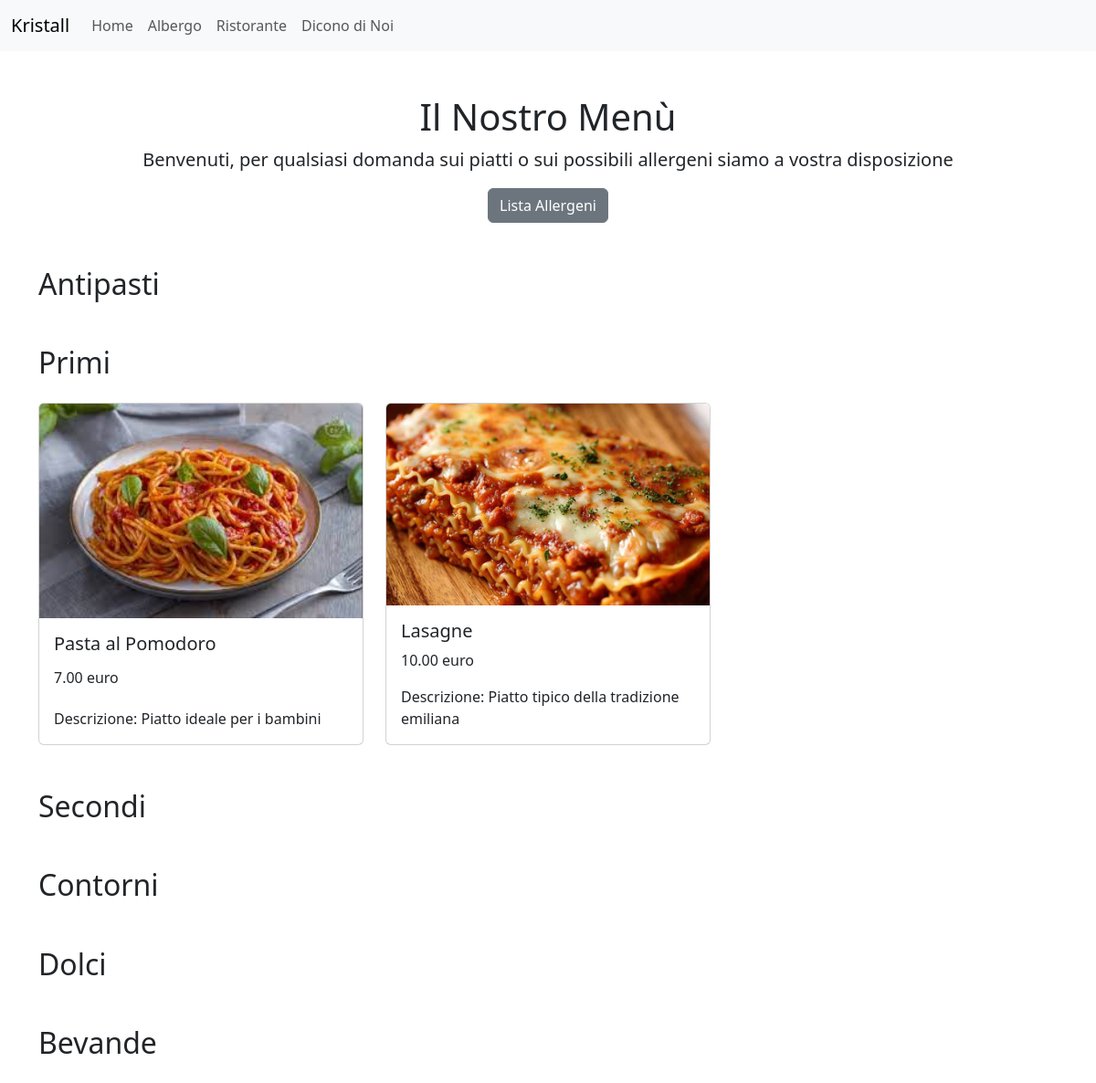
Before: /core/menu with the older database file.
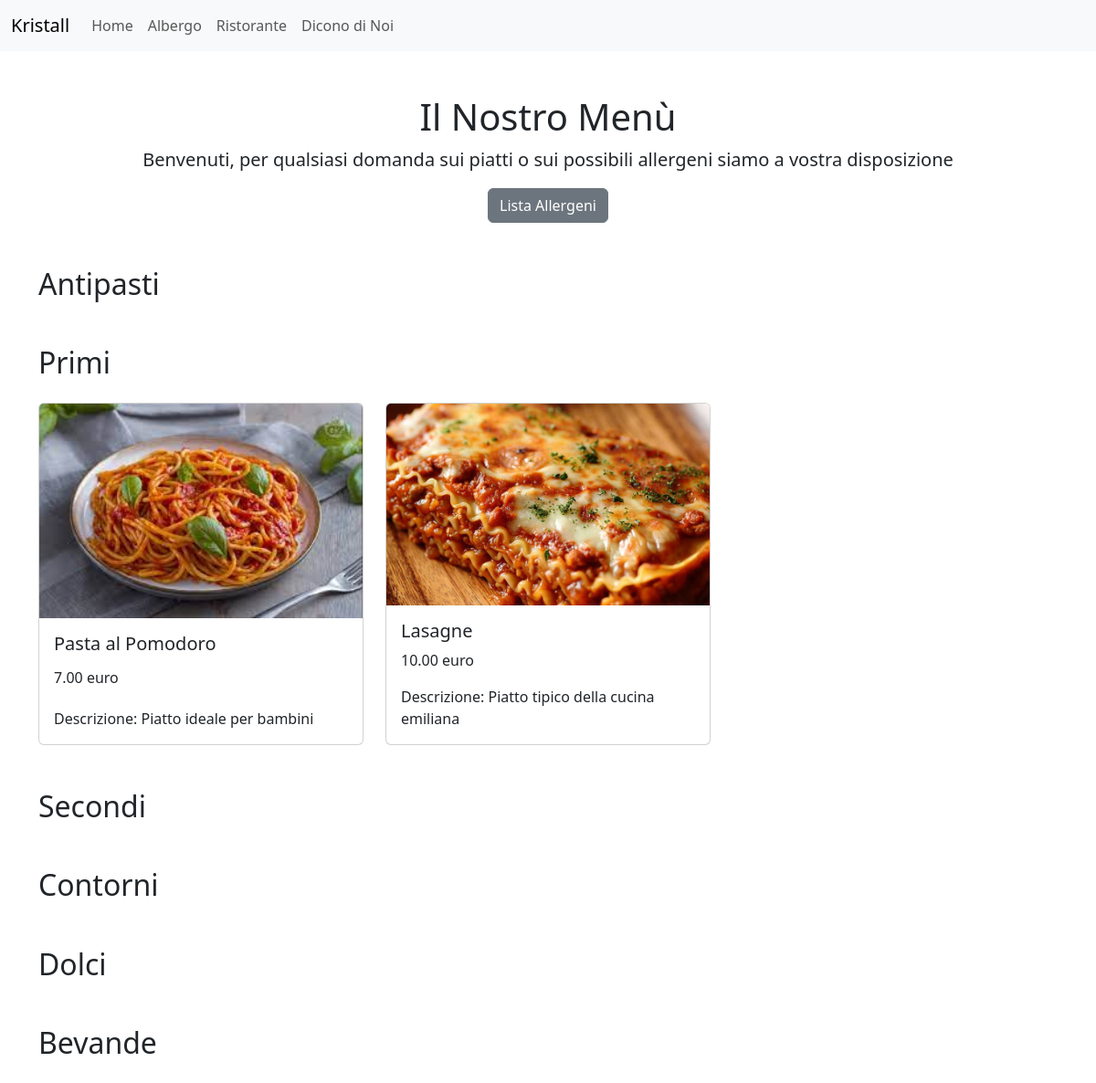
After: the same page with the newer database file.
### core/models.py (models this page shows, shortened)
class MenuItem(models.Model):
    CATEGORIE = [
        ('antipasti', 'Antipasti'),
        ('primi', 'Primi'),
        ('secondi', 'Secondi'),
        ('contorni', 'Contorni'),
        ('dolci', 'Dolci'),
        ('bevande', 'Bevande'),
    ]
    nome = models.CharField(max_length=100)
    descrizione = models.TextField()
    prezzo = models.DecimalField(max_digits=5, decimal_places=2)
    categoria = models.CharField(max_length=20, choices=CATEGORIE)
    immagine = models.ImageField(upload_to='menu/', blank=True, null=True)

### core/views.py (the view)
# urls.py: path('menu', views.menu, name='menu'),
def menu(request):
    menu_items = {
        'antipasti': MenuItem.objects.filter(categoria='antipasti'),
        'primi': MenuItem.objects.filter(categoria='primi'),
        'secondi': MenuItem.objects.filter(categoria='secondi'),
        'contorni': MenuItem.objects.filter(categoria='contorni'),
        'dolci': MenuItem.objects.filter(categoria='dolci'),
        'bevande': MenuItem.objects.filter(categoria='bevande'),
    }
    return render(request, 'core/pagina-menu.html', {'menu_items': menu_items})

### core/templates/core/pagina-menu.html (shortened to what this page needs)
<!doctype html>
<html lang="it">
  <head>
    <link href="https://cdn.jsdelivr.net/npm/bootstrap@5.3.3/dist/css/bootstrap.min.css" rel="stylesheet">
  </head>
  <body>
    <nav class="navbar navbar-expand-lg bg-body-tertiary">
      <div class="container-fluid">
        <a class="navbar-brand" href="#">Kristall</a>
        <div class="collapse navbar-collapse" id="navbarNav">
          <ul class="navbar-nav">
            <li class="nav-item">
              <a class="nav-link" href="{% url 'core_home' %}">Home</a>
            </li>
            <li class="nav-item">
              <a class="nav-link" href="{% url 'camere' %}">Albergo</a>
            </li>
            <li class="nav-item">
              <a class="nav-link" href="{% url 'tavoli' %}">Ristorante</a>
            </li>
            <li class="nav-item">
              <a class="nav-link" href="{% url 'recensioni' %}">Dicono di Noi</a>
            </li>
          </ul>
        </div>
      </div>
    </nav>
    <div class="container my-5 text-center">
      <h1>Il Nostro Menù</h1>
      <p class="lead">Benvenuti, per qualsiasi domanda sui piatti o sui possibili allergeni siamo a vostra disposizione</p>
      <button type="button" class="btn btn-secondary">Lista Allergeni</button>
    </div>
    <div class="container">
      {% for category, items in menu_items.items %}
        <h2 class="my-4">{{ category|capfirst }}</h2>
        <div class="row">
          {% for dati in items %}
            <div class="col-md-4 mb-4 d-flex align-items-stretch">
              <div class="card" style="width: 100%;">
                <img src="{{ dati.immagine.url }}" class="card-img-top" alt="Immagine del piatto">
                <div class="card-body">
                  <h5 class="card-title">{{ dati.nome }}</h5>
                  <p class="card-text">{{ dati.prezzo }} euro</p>
                  <p class="card-text">Descrizione: {{ dati.descrizione }}</p>
                </div>
              </div>
            </div>
          {% endfor %}
        </div>
      {% endfor %}
    </div>
  </body>
</html>

Changed rows visible on the page:
changed MenuItem "Pasta al Pomodoro": descrizione "Piatto ideale per i bambini" → "Piatto ideale per bambini"
changed MenuItem "Lasagne": descrizione "Piatto tipico della tradizione emiliana" → "Piatto tipico della cucina emiliana"
